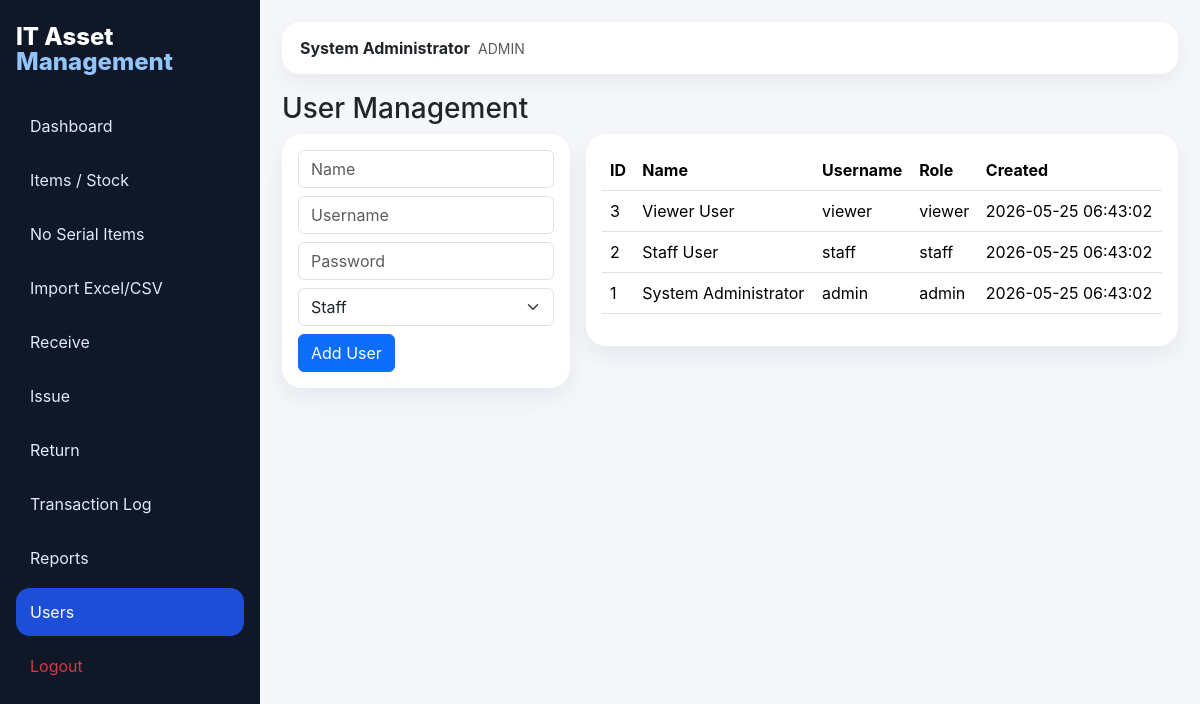
/users.php (signed in), run on the app's committed database.
### tables this page shows
CREATE TABLE users (
 id INT AUTO_INCREMENT PRIMARY KEY,
 name VARCHAR(100) NOT NULL,
 username VARCHAR(50) NOT NULL,
 password VARCHAR(255) NOT NULL,
 role ENUM('admin','staff','viewer') NOT NULL DEFAULT 'staff',
 created_at TIMESTAMP DEFAULT CURRENT_TIMESTAMP,
 UNIQUE KEY uq_users_username (username)
);

### config/db.php (called while the page is built, shortened)
<?php
function e($v){ return htmlspecialchars((string)$v, ENT_QUOTES, 'UTF-8'); }
?>

### users.php (the view, shortened to what this page needs)
<?php include 'includes/header.php'; require_admin(); $msg='';
$res=$conn->query('SELECT id,name,username,role,created_at FROM users ORDER BY id DESC'); ?>
<h3>User Management</h3><?php if($msg):?><div class='alert alert-info'><?=$msg?></div><?php endif;?><div class='row g-3'><div class='col-md-4'><div class='card cardx p-3'><form method='post'><input class='form-control mb-2' name='name' placeholder='Name' required><input class='form-control mb-2' name='username' placeholder='Username' required><input class='form-control mb-2' name='password' placeholder='Password'><select class='form-select mb-2' name='role'><option value='staff'>Staff</option><option value='viewer'>Viewer</option><option value='admin'>Admin</option></select><button class='btn btn-primary'>Add User</button></form></div></div><div class='col-md-8'><div class='card cardx p-3'><table class='table datatable'><thead><tr><th>ID</th><th>Name</th><th>Username</th><th>Role</th><th>Created</th></tr></thead><tbody><?php while($u=$res->fetch_assoc()):?><tr><td><?=$u['id']?></td><td><?=e($u['name'])?></td><td><?=e($u['username'])?></td><td><?=e($u['role'])?></td><td><?=$u['created_at']?></td></tr><?php endwhile;?></tbody></table></div></div></div><?php include 'includes/footer.php'; ?>

### assets/css/style.css (style rules this page uses)
:root { --side:#101828;--accent:#2563eb;--bg:#f5f7fb }
body { background:var(--bg);font-family:Inter,Arial,sans-serif }
.cardx { background:#fff;border:0;border-radius:20px;box-shadow:0 10px 25px rgba(16,24,40,.07) }

### data on the page
users: id "3", name "Viewer User", username "viewer", role "viewer", created_at "2026-05-25 06:43:02"
users: id "2", name "Staff User", username "staff", role "staff", created_at "2026-05-25 06:43:02"
users: id "1", name "System Administrator", username "admin", role "admin", created_at "2026-05-25 06:43:02"

### other printed values
$_SESSION['name'] "System Administrator"
$_SESSION['role'] "ADMIN"
